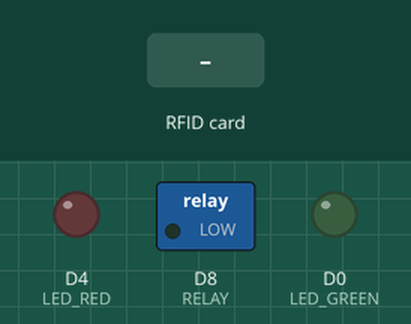
The sketch below on a simulated ESP8266 (NodeMCU). On the bench: switched loads named in the sketch (green lamp = pin HIGH), output pins drawn as LEDs (lit = HIGH). Inputs (shaded band) come from the test bench. What the sketch prints to the serial monitor is not drawn.

Above: at 1.2 s.
1.3 s: RFID card 5E 7A 19 C4 held to the reader
At 2.5 s:
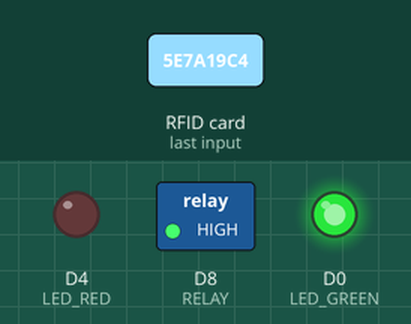
Timing chart, 0 to 4.8 s (numbered marks = the images above; inputs shaded):
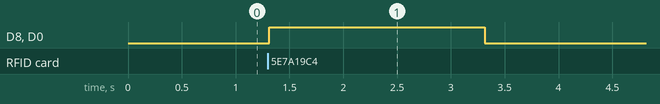

Measured:
- after the input at 1.3 s, D8 (RELAY), D0 (LED_GREEN): LOW → HIGH at once, → LOW 2.0 s later

The sketch:

embedded-nodemcu.ino
```cpp
#include <SPI.h>
#include <MFRC522.h>

#define LED_GREEN D0
#define LED_RED   D4
#define RELAY     D8
#define RFID_SDA  D2
#define RFID_RST  D1

MFRC522 rfid(RFID_SDA, RFID_RST);

void setup() {
  Serial.begin(115200);
  Serial.println("\n=== Controle de Acesso — Teste RFID ===\n");

  pinMode(LED_GREEN, OUTPUT);
  pinMode(LED_RED, OUTPUT);
  pinMode(RELAY, OUTPUT);

  digitalWrite(LED_GREEN, LOW);
  digitalWrite(LED_RED, LOW);
  digitalWrite(RELAY, LOW);

  SPI.begin();
  rfid.PCD_Init();

  byte version = rfid.PCD_ReadRegister(rfid.VersionReg);
  Serial.print("RC522 versao do firmware: 0x");
  Serial.println(version, HEX);

  if (version == 0x00 || version == 0xFF) {
    Serial.println("ERRO: RC522 nao detectado! Verifique as conexoes.");
    while (true) {
      digitalWrite(LED_RED, HIGH);
      delay(300);
      digitalWrite(LED_RED, LOW);
      delay(300);
    }
  }

  Serial.println("RC522 detectado com sucesso!");
  Serial.println("Aproxime um cartao ou chaveiro...\n");
}

void loop() {
  if (!rfid.PICC_IsNewCardPresent() || !rfid.PICC_ReadCardSerial()) {
    return;
  }

  Serial.print("UID do cartao: ");
  String uid = "";
  for (byte i = 0; i < rfid.uid.size; i++) {
    if (rfid.uid.uidByte[i] < 0x10) {
      Serial.print("0");
      uid += "0";
    }
    Serial.print(rfid.uid.uidByte[i], HEX);
    uid += String(rfid.uid.uidByte[i], HEX);
    if (i < rfid.uid.size - 1) {
      Serial.print(":");
      uid += ":";
    }
  }
  Serial.println();
  Serial.print("Tipo: ");
  Serial.println(rfid.PICC_GetTypeName(rfid.PICC_GetType(rfid.uid.sak)));

  // Feedback visual: pisca verde e aciona rele
  digitalWrite(LED_GREEN, HIGH);
  digitalWrite(RELAY, HIGH);
  delay(2000);
  digitalWrite(LED_GREEN, LOW);
  digitalWrite(RELAY, LOW);

  Serial.println("Aproxime outro cartao...\n");

  rfid.PICC_HaltA();
  rfid.PCD_StopCrypto1();
}
```
